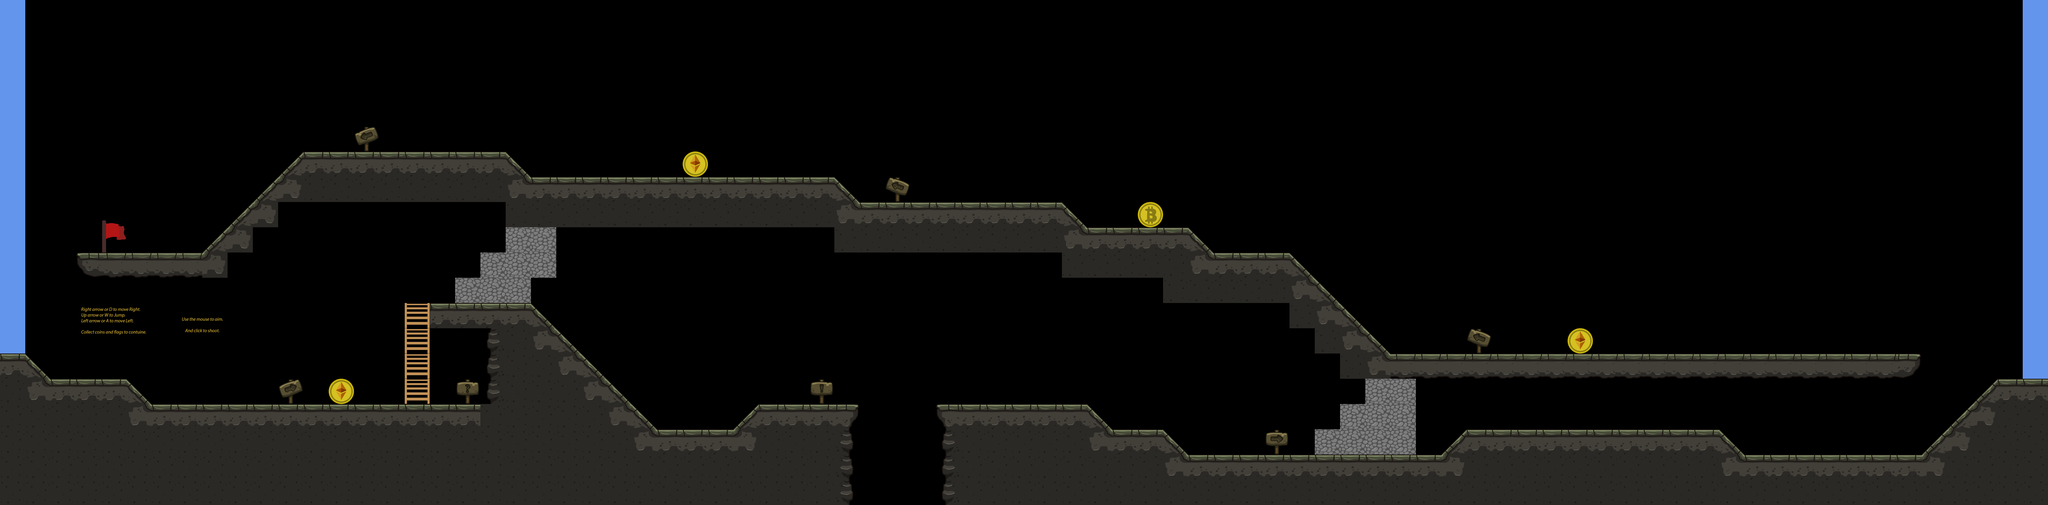

A level layout from a 2D game, rendered from its tile map. Below: a short description, then the map file with tile-grid data replaced by summaries:
An orthogonal 81x20 tile map with 128x128 px tiles, 7 tile layers (Background, Platforms, Lever, Coins, ...), 2 tilesets.

<map version="1.5" tiledversion="1.5.0" orientation="orthogonal" renderorder="right-down" width="81" height="20" tilewidth="128" tileheight="128" infinite="0" nextlayerid="11" nextobjectid="5">
 <tileset firstgid="1" name="Standard_tileset.tsx" tilewidth="512" tileheight="256" tilecount="29" columns="0">
  <grid orientation="orthogonal" width="1" height="1" />
  <tile id="117">
   <image width="128" height="128" source="Sprites/Background sky.png" />
  </tile>
  <tile id="118">
   <image width="128" height="128" source="Sprites/Coin.png" />
  </tile>
  <tile id="119">
   <image width="128" height="128" source="Sprites/DIrt 2.png" />
  </tile>
  <tile id="120">
   <image width="128" height="128" source="Sprites/Dirt slope 3.png" />
  </tile>
  <tile id="121">
   <image width="128" height="128" source="Sprites/DIrt slope.png" />
  </tile>
  <tile id="123">
   <image width="128" height="128" source="Sprites/Ethereum (1).png" />
  </tile>
  <tile id="124">
   <image width="128" height="256" source="Sprites/Flag (1).png" />
  </tile>
  <tile id="125">
   <image width="128" height="128" source="Sprites/FLoating block corner 2.png" />
  </tile>
  <tile id="126">
   <image width="128" height="128" source="Sprites/FLoating block corner.png" />
  </tile>
  <tile id="127">
   <image width="128" height="128" source="Sprites/FLoating block.png" />
  </tile>
  <tile id="128">
   <image width="128" height="128" source="Sprites/Grass.png" />
  </tile>
  <tile id="129">
   <image width="128" height="128" source="Sprites/Left slope.png" />
  </tile>
  <tile id="130">
   <image width="128" height="128" source="Sprites/Left wedge slope (1).png" />
  </tile>
  <tile id="131">
   <image width="128" height="128" source="Sprites/Left wedge slope.png" />
  </tile>
  <tile id="132">
   <image width="128" height="128" source="Sprites/Main blocks.png" />
  </tile>
  <tile id="133">
   <image width="128" height="128" source="Sprites/Right slope.png" />
  </tile>
  <tile id="134">
   <image width="128" height="128" source="Sprites/Right Wedge slope 2.png" />
  </tile>
  <tile id="135">
   <image width="128" height="128" source="Sprites/Right Wedge slope.png" />
  </tile>
  <tile id="136">
   <image width="128" height="128" source="Sprites/Stones (1).png" />
  </tile>
  <tile id="137">
   <image width="128" height="128" source="Sprites/Stones.png" />
  </tile>
  <tile id="138">
   <image width="512" height="256" source="Sprites/Movecontrols.png" />
  </tile>
  <tile id="139">
   <image width="128" height="128" source="Sprites/Dirt.png" />
  </tile>
  <tile id="142">
   <image width="128" height="128" source="Sprites/New Piskel (2).png" />
  </tile>
  <tile id="143">
   <image width="128" height="128" source="Sprites/pillar (1).png" />
  </tile>
  <tile id="146">
   <image width="128" height="128" source="Sprites/Sign (1).png" />
  </tile>
  <tile id="147">
   <image width="128" height="128" source="Sprites/Sign (2).png" />
  </tile>
  <tile id="148">
   <image width="128" height="128" source="Sprites/Sign.png" />
  </tile>
  <tile id="149">
   <image width="128" height="128" source="Sprites/Ladder.png" />
  </tile>
  <tile id="150">
   <image width="512" height="256" source="Sprites/help.png" />
  </tile>
 </tileset>
 <tileset firstgid="152" name="boom" tilewidth="384" tileheight="256" tilecount="24" columns="0">
  <grid orientation="orthogonal" width="1" height="1" />
  <tile id="56">
   <image width="128" height="128" source="Sprites/New sprites/Ground_01.png" />
  </tile>
  <tile id="57">
   <image width="128" height="128" source="Sprites/New sprites/Ground_02.png" />
  </tile>
  <tile id="58">
   <image width="128" height="128" source="Sprites/New sprites/Ground_03.png" />
  </tile>
  <tile id="59">
   <image width="128" height="128" source="Sprites/New sprites/Ground_04.png" />
  </tile>
  <tile id="60">
   <image width="128" height="128" source="Sprites/New sprites/Ground_05.png" />
  </tile>
  <tile id="61">
   <image width="128" height="128" source="Sprites/New sprites/Ground_06.png" />
  </tile>
  <tile id="62">
   <image width="128" height="128" source="Sprites/New sprites/Ground_07.png" />
  </tile>
  <tile id="63">
   <image width="128" height="128" source="Sprites/New sprites/Ground_08.png" />
  </tile>
  <tile id="64">
   <image width="128" height="128" source="Sprites/New sprites/Ground_09.png" />
  </tile>
  <tile id="65">
   <image width="128" height="128" source="Sprites/New sprites/Ground_10.png" />
  </tile>
  <tile id="66">
   <image width="128" height="128" source="Sprites/New sprites/Ground_11.png" />
  </tile>
  <tile id="67">
   <image width="128" height="128" source="Sprites/New sprites/Ground_12.png" />
  </tile>
  <tile id="68">
   <image width="128" height="128" source="Sprites/New sprites/Ground_13.png" />
  </tile>
  <tile id="80">
   <image width="128" height="64" source="Sprites/New sprites/Rock_03.png" />
  </tile>
  <tile id="86">
   <image width="128" height="128" source="Sprites/New sprites/Sign_01.png" />
  </tile>
  <tile id="87">
   <image width="128" height="128" source="Sprites/New sprites/Sign_01flip.png" />
  </tile>
  <tile id="88">
   <image width="128" height="128" source="Sprites/New sprites/Sign_02.png" />
  </tile>
  <tile id="89">
   <image width="128" height="128" source="Sprites/New sprites/Sign_02flip.png" />
  </tile>
  <tile id="90">
   <image width="128" height="128" source="Sprites/New sprites/Sign_03.png" />
  </tile>
  <tile id="91">
   <image width="128" height="128" source="Sprites/New sprites/Sign_04.png" />
  </tile>
  <tile id="92">
   <image width="128" height="128" source="Sprites/New sprites/Sign_05.png" />
  </tile>
  <tile id="93">
   <image width="128" height="128" source="Sprites/New sprites/Sign_06.png" />
  </tile>
  <tile id="98">
   <image width="384" height="256" source="Sprites/Controls 2.png" />
  </tile>
  <tile id="99">
   <image width="256" height="256" source="Sprites/Shoot.png" />
  </tile>
 </tileset>
 <layer id="1" name="Background" width="81" height="20">
  <data>[1620 cells, 2 non-empty, 2 distinct tile ids]</data>
 </layer>
 <layer id="3" name="Platforms" width="81" height="20">
  <data>[1620 cells, 430 non-empty, 14 distinct tile ids]</data>
 </layer>
 <layer id="7" name="Lever" width="81" height="20">
  <data>[1620 cells, 19 non-empty, 2 distinct tile ids]</data>
 </layer>
 <layer id="4" name="Coins" width="81" height="20">
  <data>[1620 cells, 9 non-empty, 2 distinct tile ids]</data>
 </layer>
 <layer id="5" name="Foreground" width="81" height="20">
  <data>[1620 cells, 22 non-empty, 7 distinct tile ids]</data>
 </layer>
 <layer id="10" name="Ladders" width="81" height="20">
  <data>[1620 cells, 4 non-empty, 1 distinct tile ids]</data>
 </layer>
 <layer id="6" name="Flags" width="81" height="20">
  <data>[1620 cells, 1 non-empty, 1 distinct tile ids]</data>
 </layer>
</map>
